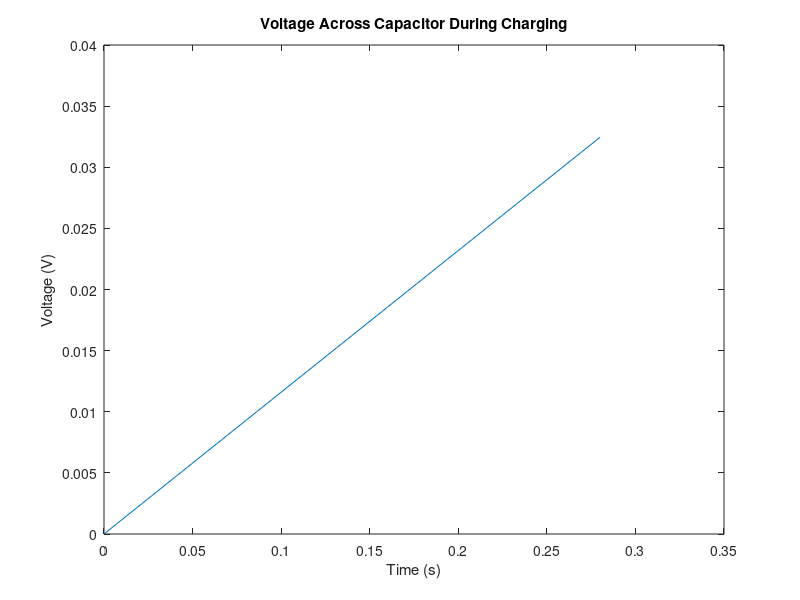

This figure's MATLAB source:
% Definng the parameters
% Rishabh Dhawad
V0 = 12; % initial voltage 
R = 220; % resistance
C = 0.47; % capacitance
t = 0:0.04:0.3; % time range

% Calculating the voltage across the capacitor
% using formulae
Vc = V0*(1-exp(-t/(R*C)));

%Rishabh Dhawad
% Ploting the results.
plot(t, Vc);
xlabel('Time (s)');
ylabel('Voltage (V)');
title('Voltage Across Capacitor During Charging');

% cil and plot difference
% fix 3.5
